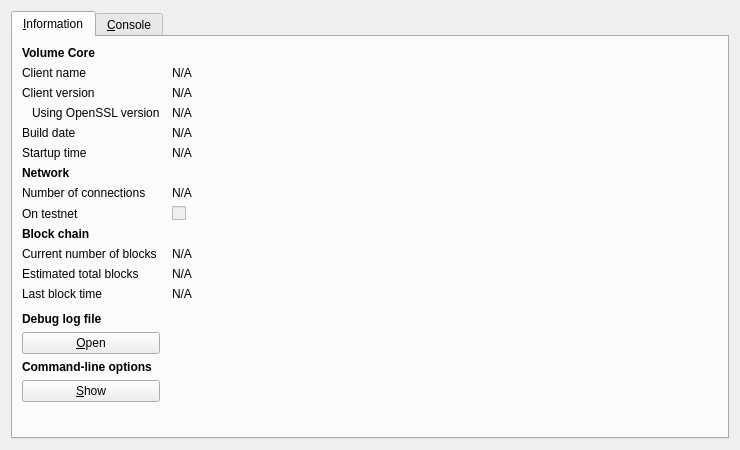
<?xml version="1.0" encoding="UTF-8"?>
<ui version="4.0">
 <class>RPCConsole</class>
 <widget class="QDialog" name="RPCConsole">
  <property name="geometry">
   <rect>
    <x>0</x>
    <y>0</y>
    <width>740</width>
    <height>450</height>
   </rect>
  </property>
  <property name="windowTitle">
   <string>Volume - Debug window</string>
  </property>
  <layout class="QVBoxLayout" name="verticalLayout_2">
   <item>
    <widget class="QTabWidget" name="tabWidget">
     <property name="currentIndex">
      <number>0</number>
     </property>
     <widget class="QWidget" name="tab_info">
      <attribute name="title">
       <string>&amp;Information</string>
      </attribute>
      <layout class="QGridLayout" name="gridLayout" columnstretch="0,1">
       <property name="horizontalSpacing">
        <number>12</number>
       </property>
       <item row="0" column="0">
        <widget class="QLabel" name="label_9">
         <property name="font">
          <font>
           <weight>75</weight>
           <bold>true</bold>
          </font>
         </property>
         <property name="text">
          <string>Volume Core</string>
         </property>
        </widget>
       </item>
       <item row="1" column="0">
        <widget class="QLabel" name="label_5">
         <property name="text">
          <string>Client name</string>
         </property>
        </widget>
       </item>
       <item row="1" column="1">
        <widget class="QLabel" name="clientName">
         <property name="cursor">
          <cursorShape>IBeamCursor</cursorShape>
         </property>
         <property name="text">
          <string>N/A</string>
         </property>
         <property name="textFormat">
          <enum>Qt::PlainText</enum>
         </property>
         <property name="textInteractionFlags">
          <set>Qt::LinksAccessibleByMouse|Qt::TextSelectableByKeyboard|Qt::TextSelectableByMouse</set>
         </property>
        </widget>
       </item>
       <item row="2" column="0">
        <widget class="QLabel" name="label_6">
         <property name="text">
          <string>Client version</string>
         </property>
        </widget>
       </item>
       <item row="2" column="1">
        <widget class="QLabel" name="clientVersion">
         <property name="cursor">
          <cursorShape>IBeamCursor</cursorShape>
         </property>
         <property name="text">
          <string>N/A</string>
         </property>
         <property name="textFormat">
          <enum>Qt::PlainText</enum>
         </property>
         <property name="textInteractionFlags">
          <set>Qt::LinksAccessibleByMouse|Qt::TextSelectableByKeyboard|Qt::TextSelectableByMouse</set>
         </property>
        </widget>
       </item>
       <item row="3" column="0">
        <widget class="QLabel" name="label_14">
         <property name="text">
          <string>Using OpenSSL version</string>
         </property>
         <property name="indent">
          <number>10</number>
         </property>
        </widget>
       </item>
       <item row="3" column="1">
        <widget class="QLabel" name="openSSLVersion">
         <property name="cursor">
          <cursorShape>IBeamCursor</cursorShape>
         </property>
         <property name="text">
          <string>N/A</string>
         </property>
         <property name="textFormat">
          <enum>Qt::PlainText</enum>
         </property>
         <property name="textInteractionFlags">
          <set>Qt::LinksAccessibleByMouse|Qt::TextSelectableByKeyboard|Qt::TextSelectableByMouse</set>
         </property>
        </widget>
       </item>
       <item row="4" column="0">
        <widget class="QLabel" name="label_12">
         <property name="text">
          <string>Build date</string>
         </property>
        </widget>
       </item>
       <item row="4" column="1">
        <widget class="QLabel" name="buildDate">
         <property name="cursor">
          <cursorShape>IBeamCursor</cursorShape>
         </property>
         <property name="text">
          <string>N/A</string>
         </property>
         <property name="textFormat">
          <enum>Qt::PlainText</enum>
         </property>
         <property name="textInteractionFlags">
          <set>Qt::LinksAccessibleByMouse|Qt::TextSelectableByKeyboard|Qt::TextSelectableByMouse</set>
         </property>
        </widget>
       </item>
       <item row="5" column="0">
        <widget class="QLabel" name="label_13">
         <property name="text">
          <string>Startup time</string>
         </property>
        </widget>
       </item>
       <item row="5" column="1">
        <widget class="QLabel" name="startupTime">
         <property name="cursor">
          <cursorShape>IBeamCursor</cursorShape>
         </property>
         <property name="text">
          <string>N/A</string>
         </property>
         <property name="textFormat">
          <enum>Qt::PlainText</enum>
         </property>
         <property name="textInteractionFlags">
          <set>Qt::LinksAccessibleByMouse|Qt::TextSelectableByKeyboard|Qt::TextSelectableByMouse</set>
         </property>
        </widget>
       </item>
       <item row="6" column="0">
        <widget class="QLabel" name="label_11">
         <property name="font">
          <font>
           <weight>75</weight>
           <bold>true</bold>
          </font>
         </property>
         <property name="text">
          <string>Network</string>
         </property>
        </widget>
       </item>
       <item row="7" column="0">
        <widget class="QLabel" name="label_7">
         <property name="text">
          <string>Number of connections</string>
         </property>
        </widget>
       </item>
       <item row="7" column="1">
        <widget class="QLabel" name="numberOfConnections">
         <property name="cursor">
          <cursorShape>IBeamCursor</cursorShape>
         </property>
         <property name="text">
          <string>N/A</string>
         </property>
         <property name="textFormat">
          <enum>Qt::PlainText</enum>
         </property>
         <property name="textInteractionFlags">
          <set>Qt::LinksAccessibleByMouse|Qt::TextSelectableByKeyboard|Qt::TextSelectableByMouse</set>
         </property>
        </widget>
       </item>
       <item row="8" column="0">
        <widget class="QLabel" name="label_8">
         <property name="text">
          <string>On testnet</string>
         </property>
        </widget>
       </item>
       <item row="8" column="1">
        <widget class="QCheckBox" name="isTestNet">
         <property name="enabled">
          <bool>false</bool>
         </property>
         <property name="text">
          <string/>
         </property>
        </widget>
       </item>
       <item row="9" column="0">
        <widget class="QLabel" name="label_10">
         <property name="font">
          <font>
           <weight>75</weight>
           <bold>true</bold>
          </font>
         </property>
         <property name="text">
          <string>Block chain</string>
         </property>
        </widget>
       </item>
       <item row="10" column="0">
        <widget class="QLabel" name="label_3">
         <property name="text">
          <string>Current number of blocks</string>
         </property>
        </widget>
       </item>
       <item row="10" column="1">
        <widget class="QLabel" name="numberOfBlocks">
         <property name="cursor">
          <cursorShape>IBeamCursor</cursorShape>
         </property>
         <property name="text">
          <string>N/A</string>
         </property>
         <property name="textFormat">
          <enum>Qt::PlainText</enum>
         </property>
         <property name="textInteractionFlags">
          <set>Qt::LinksAccessibleByMouse|Qt::TextSelectableByKeyboard|Qt::TextSelectableByMouse</set>
         </property>
        </widget>
       </item>
       <item row="11" column="0">
        <widget class="QLabel" name="label_4">
         <property name="text">
          <string>Estimated total blocks</string>
         </property>
        </widget>
       </item>
       <item row="11" column="1">
        <widget class="QLabel" name="totalBlocks">
         <property name="cursor">
          <cursorShape>IBeamCursor</cursorShape>
         </property>
         <property name="text">
          <string>N/A</string>
         </property>
         <property name="textFormat">
          <enum>Qt::PlainText</enum>
         </property>
         <property name="textInteractionFlags">
          <set>Qt::LinksAccessibleByMouse|Qt::TextSelectableByKeyboard|Qt::TextSelectableByMouse</set>
         </property>
        </widget>
       </item>
       <item row="12" column="0">
        <widget class="QLabel" name="label_2">
         <property name="text">
          <string>Last block time</string>
         </property>
        </widget>
       </item>
       <item row="12" column="1">
        <widget class="QLabel" name="lastBlockTime">
         <property name="cursor">
          <cursorShape>IBeamCursor</cursorShape>
         </property>
         <property name="text">
          <string>N/A</string>
         </property>
         <property name="textFormat">
          <enum>Qt::PlainText</enum>
         </property>
         <property name="textInteractionFlags">
          <set>Qt::LinksAccessibleByMouse|Qt::TextSelectableByKeyboard|Qt::TextSelectableByMouse</set>
         </property>
        </widget>
       </item>
       <item row="13" column="0">
        <spacer name="verticalSpacer_2">
         <property name="orientation">
          <enum>Qt::Vertical</enum>
         </property>
         <property name="sizeHint" stdset="0">
          <size>
           <width>20</width>
           <height>20</height>
          </size>
         </property>
        </spacer>
       </item>
       <item row="14" column="0">
        <widget class="QLabel" name="labelDebugLogfile">
         <property name="font">
          <font>
           <weight>75</weight>
           <bold>true</bold>
          </font>
         </property>
         <property name="text">
          <string>Debug log file</string>
         </property>
        </widget>
       </item>
       <item row="15" column="0">
        <widget class="QPushButton" name="openDebugLogfileButton">
         <property name="toolTip">
          <string>Open the Volume debug log file from the current data directory. This can take a few seconds for large log files.</string>
         </property>
         <property name="text">
          <string>&amp;Open</string>
         </property>
         <property name="autoDefault">
          <bool>false</bool>
         </property>
        </widget>
       </item>
       <item row="16" column="0">
        <widget class="QLabel" name="labelCLOptions">
         <property name="font">
          <font>
           <weight>75</weight>
           <bold>true</bold>
          </font>
         </property>
         <property name="text">
          <string>Command-line options</string>
         </property>
        </widget>
       </item>
       <item row="17" column="0">
        <widget class="QPushButton" name="showCLOptionsButton">
         <property name="toolTip">
          <string>Show the Volume-Qt help message to get a list with possible Volume command-line options.</string>
         </property>
         <property name="text">
          <string>&amp;Show</string>
         </property>
         <property name="autoDefault">
          <bool>false</bool>
         </property>
        </widget>
       </item>
       <item row="18" column="0">
        <spacer name="verticalSpacer">
         <property name="orientation">
          <enum>Qt::Vertical</enum>
         </property>
         <property name="sizeHint" stdset="0">
          <size>
           <width>20</width>
           <height>40</height>
          </size>
         </property>
        </spacer>
       </item>
      </layout>
     </widget>
     <widget class="QWidget" name="tab_console">
      <attribute name="title">
       <string>&amp;Console</string>
      </attribute>
      <layout class="QVBoxLayout" name="verticalLayout_3">
       <property name="spacing">
        <number>3</number>
       </property>
       <item>
        <widget class="QTextEdit" name="messagesWidget">
         <property name="minimumSize">
          <size>
           <width>0</width>
           <height>100</height>
          </size>
         </property>
         <property name="readOnly">
          <bool>true</bool>
         </property>
         <property name="tabKeyNavigation" stdset="0">
          <bool>false</bool>
         </property>
         <property name="columnCount" stdset="0">
          <number>2</number>
         </property>
        </widget>
       </item>
       <item>
        <layout class="QHBoxLayout" name="horizontalLayout">
         <property name="spacing">
          <number>3</number>
         </property>
         <item>
          <widget class="QLabel" name="label">
           <property name="text">
            <string notr="true">&gt;</string>
           </property>
          </widget>
         </item>
         <item>
          <widget class="QLineEdit" name="lineEdit"/>
         </item>
         <item>
          <widget class="QPushButton" name="clearButton">
           <property name="maximumSize">
            <size>
             <width>24</width>
             <height>24</height>
            </size>
           </property>
           <property name="toolTip">
            <string>Clear console</string>
           </property>
           <property name="text">
            <string/>
           </property>
           <property name="icon">
            <iconset resource="../bitcoin.qrc">
             <normaloff>:/icons/remove</normaloff>:/icons/remove</iconset>
           </property>
           <property name="shortcut">
            <string notr="true">Ctrl+L</string>
           </property>
           <property name="autoDefault">
            <bool>false</bool>
           </property>
          </widget>
         </item>
        </layout>
       </item>
      </layout>
     </widget>
    </widget>
   </item>
  </layout>
 </widget>
 <resources>
  <include location="../bitcoin.qrc"/>
 </resources>
 <connections/>
</ui>
